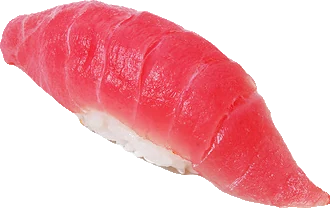
#> input picture cut/252956806.webp, 330 x 208 px
$ python -i build.py   (imports and definitions only)
#> lines starting #> are read from the running program, lines starting #| are printed output that depends on the picture; after the words box and inside, x2 and y2 are one past the last pixel; in counts of white or black regions, pixels touching at a corner belong together
# Сборка: прозрачные фото + data.js из menu.json
import json, re, os, glob
from PIL import Image, ImageDraw, ImageFilter, ImageChops
# [1 line not run here, left out]
def cut(src, dst):
#> called with src = 'cut/252956806.webp', dst = 'out.png'
    im = Image.open(src).convert('RGB')
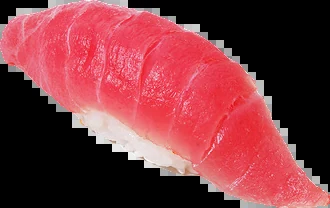
#> im: PIL image 330x208 RGB; mean R, G, B 126.7, 56.5, 63.3
    w, h = im.size
#> w = 330; h = 208
    r, g, b = im.split()
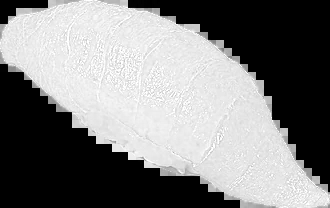
#> r: PIL image 330x208 L; min 0, max 255, mean 126.7
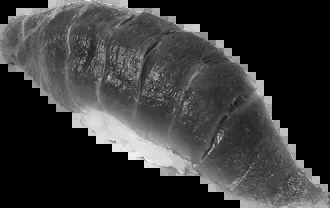
#> g: PIL image 330x208 L; min 0, max 255, mean 56.5
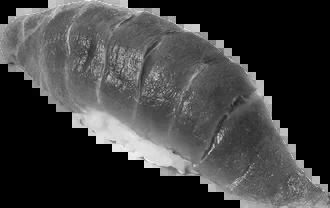
#> b: PIL image 330x208 L; min 0, max 252, mean 63.3
    mn = ImageChops.darker(ImageChops.darker(r, g), b)
    if max(im.getpixel((2, 2))) < 40:
        mx = ImageChops.lighter(ImageChops.lighter(r, g), b)
        binm = mx.point(lambda v: 255 if v < 30 else 0)
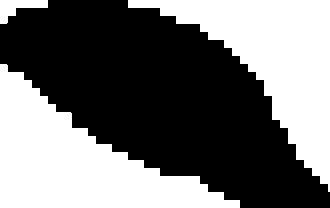
#> binm: PIL image 330x208 L; 44.5% white; 3 white regions, box (x1, y1, x2, y2) and area: (0, 64, 240, 208) 15614, (128, 0, 330, 192) 14336, (0, 0, 48, 24) 575
    else:
        binm = mn.point(lambda v: 255 if v > 236 else 0)
    # рамка в 1px, чтобы заливка обошла всё по краю
    pad = Image.new('L', (w+2, h+2), 255); pad.paste(binm, (1, 1))
#> after `pad = Image.new('L', (w + 2, h + 2), 255)`: pad: PIL image 332x210 L; every value is 255
#> after `pad.paste(binm, (1, 1))`: pad: PIL image 332x210 L; 45.3% white; 1 white region, box (x1, y1, x2, y2) and area: (0, 0, 332, 210) 31605
    ImageDraw.floodfill(pad, (0, 0), 128)
    bg = pad.crop((1, 1, w+1, h+1)).point(lambda v: 255 if v == 128 else 0)
    alpha = ImageChops.invert(bg).filter(ImageFilter.MinFilter(3)).filter(ImageFilter.GaussianBlur(1.2))
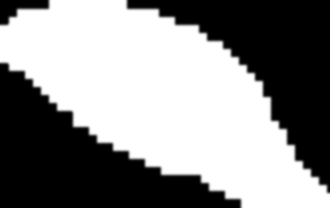
#> alpha: PIL image 330x208 L; min 0, max 255, mean 138.4
    im.putalpha(alpha)
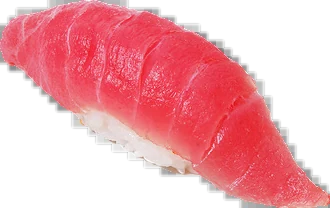
#> im: PIL image 330x208 RGBA; mean R, G, B, A 126.7, 56.5, 63.3, 138.4; transparent parts drawn white
    bbox = alpha.point(lambda v: 255 if v > 20 else 0).getbbox()
#> bbox = (0, 0, 330, 208)
    if bbox: im = im.crop(bbox)
    im.save(dst, 'WEBP', quality=86, method=5)
# [25 lines not run here, left out]

>>> result = cut('cut/252956806.webp', 'out.png')

$ run again, on cut/253086804.webp
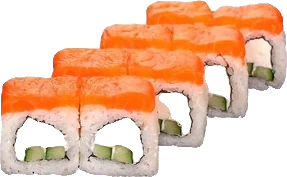
#> input picture cut/253086804.webp, 287 x 177 px
#> in cut, `binm = mx.point(lambda v: 255 if v < 30 else 0)`:
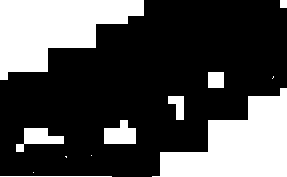
#> binm: PIL image 287x177 L; 30.3% white; 12 white regions (4 under 20 px), largest, box (x1, y1, x2, y2) and area: (0, 0, 144, 80) 6848, (152, 88, 287, 177) 6703, (104, 120, 136, 144) 576
#> bg: PIL image 287x177 L; 27% white; 4 white regions, box (x1, y1, x2, y2) and area: (0, 0, 144, 80) 6848, (152, 88, 287, 177) 6703, (0, 176, 112, 177) 112, (280, 0, 287, 8) 56
#> in cut, `im.putalpha(alpha)`:
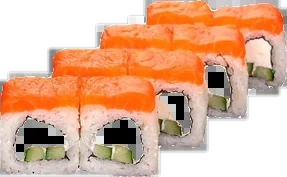
#> im: PIL image 287x177 RGBA; mean R, G, B, A 153.1, 107.7, 79.8, 183.2; transparent parts drawn white
#> bbox = (0, 0, 287, 177)
